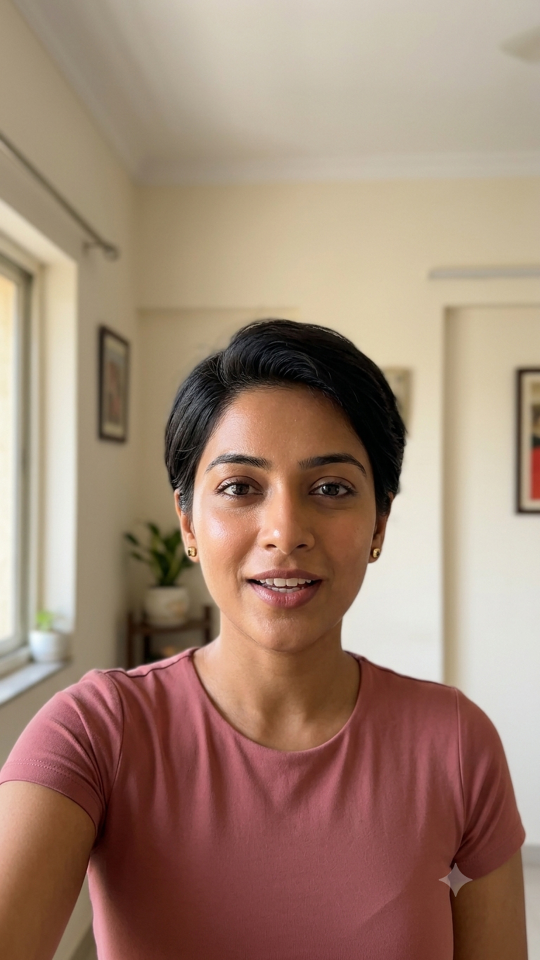
#> input picture creatives/moveon-properly-w2530/clean-c5.jpg, 1080 x 1920 px, found by its file name (shown at 1/2 size)
$ python treatments.py
#> lines starting #> are read from the running program, lines starting #| are printed output that depends on the picture
"""Round-02 treatment candidates — the palette question, on pixels.

    uv run python creatives/_bakeoff/round-02-getw-bumble/treatments.py

NOT GENERATED CANDIDATES. These are grades and crops of the round-1 hero plate,
run because generation was blocked this session (no reachable browser) and the
Bumble-versus-cream question can be answered without new pixels. A grade cannot
fix the actual round-1 weakness — she is holding still, and every Bumble frame has
someone caught mid-motion — so whatever wins here still wants a real generation
round behind it.

  t1-bw      Bumble's B1 treatment: black-and-white, editorial contrast. Their
             "Love Stories" post is a monochrome photograph carrying yellow display
             type, and it is the most distinctive thing in the observed set.
  t2-cream   The riteangle-native answer: keep the cream ground, buy the editorial
             quality with contrast and a tighter crop instead of with desaturation.

Both are cropped tighter than the shipped hero (y 300 rather than 150). Bumble
crops close; the shipped version has a lot of room above her head, which is part of
why it reads like a webcam still rather than a photograph someone chose.

Yellow appears in NEITHER file, deliberately. On the page the accent belongs in CSS,
not burned into a photograph — and #FFC629 is a direct competitor's brand colour,
which is a decision for the page, not something to bake irreversibly into an asset.
"""
from pathlib import Path

from PIL import Image, ImageEnhance, ImageOps

SRC = Path("/Users/performek5/Desktop/Code/ad-management-agent/creatives")
OUT = Path(__file__).parent / "candidates"

# y=1650 is the floor: Gemini's watermark sits below y=1700 on this plate and the
# ad covered it with a scrim from there. Everything here crops above it.
CROP_TOP, CROP_H = 300, 1350

JPEG = dict(quality=86, optimize=True, progressive=True)


def plate():
    im = Image.open(SRC / "moveon-properly-w2530/clean-c5.jpg").convert("RGB")
#> im is the input picture: PIL image 1080x1920 RGB; mean R, G, B 160.1, 133.2, 115.5
    return im.crop((0, CROP_TOP, im.width, CROP_TOP + CROP_H))
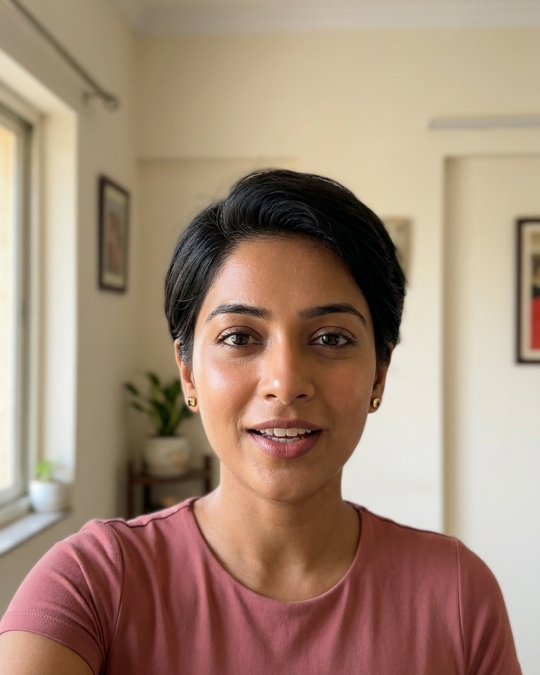
#> returned value: PIL image 1080x1350 RGB (shown at 1/2 size); mean R, G, B 163.3, 137.8, 118.6


def t1_bw(im):
    """Editorial monochrome. Autocontrast first so the curve has the full range to
    work with, then push contrast — a flat greyscale conversion reads as a
    desaturated colour photo, which is the cheap version of this look."""
    g = ImageOps.grayscale(im)
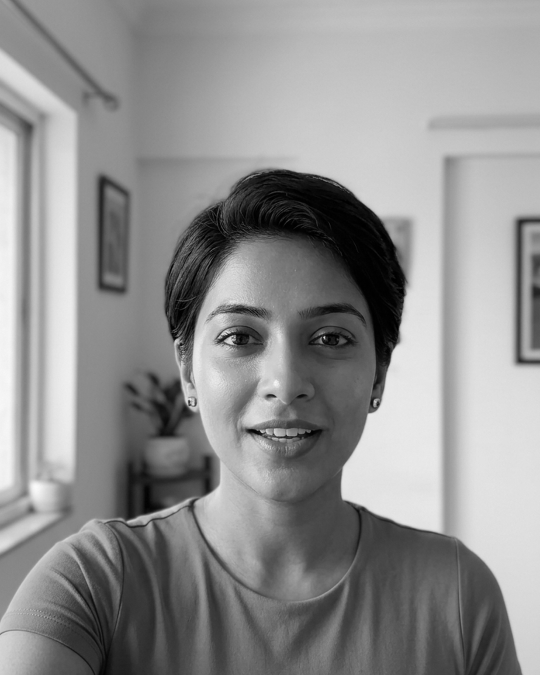
#> g: PIL image 1080x1350 L (shown at 1/2 size); min 0, max 253, mean 143.2
    g = ImageOps.autocontrast(g, cutoff=(0.5, 0.5))
    g = ImageEnhance.Contrast(g).enhance(1.18)
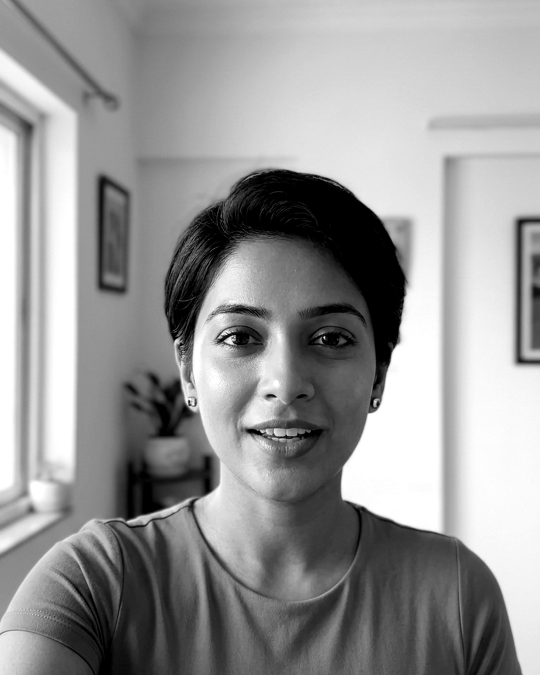
#> g: PIL image 1080x1350 L (shown at 1/2 size); min 0, max 255, mean 150
    return g.convert("RGB")


def t2_cream(im):
    """Same photograph, kept warm. Contrast and a touch of saturation do the work
    the desaturation does in t1, so the cream ground survives."""
    out = ImageEnhance.Contrast(im).enhance(1.12)
    out = ImageEnhance.Color(out).enhance(1.06)
    return ImageEnhance.Brightness(out).enhance(1.02)


def main():
    OUT.mkdir(parents=True, exist_ok=True)
    base = plate()
    for name, fn in (("t1-bw", t1_bw), ("t2-cream", t2_cream)):
        dest = OUT / f"{name}.jpg"
        fn(base).save(dest, **JPEG)
        print(f"{name:10} {Image.open(dest).size[0]}x{Image.open(dest).size[1]}  {dest.stat().st_size // 1024} KB")


if __name__ == "__main__":
    main()
